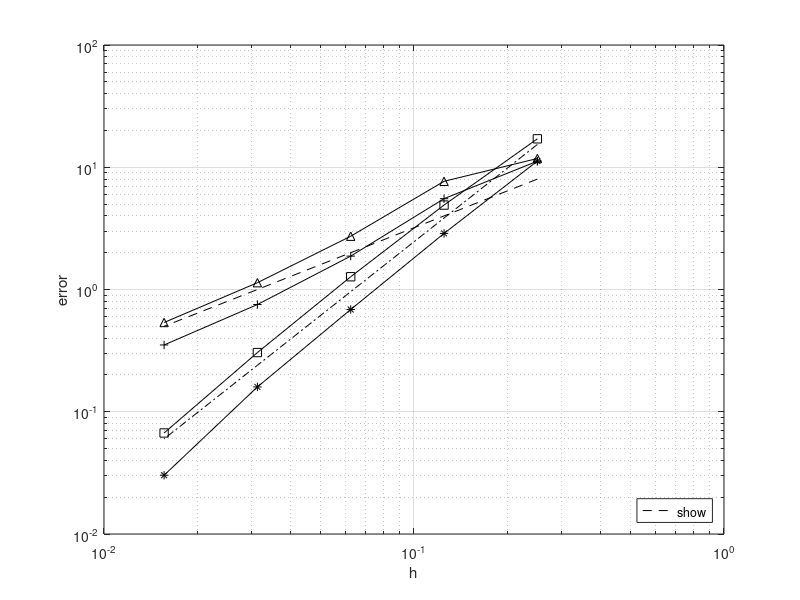

Source code (MATLAB):
% BE
mesh_size = [1/4,1/8,1/16,1/32,1/64];
Order1 = [16,8,4,2,1];
Order2 = [256,64,16,4,1];
BE_Bou_2 = [11.2149,5.53252,1.87542,0.753403,0.351776];
BE_Bou_3 = [11.7914,7.67474,2.727,1.13645,0.537074];
BE_Dis_2 = [11.2304,2.87552,0.686256,0.15964,0.030243];
BE_Dis_3 = [17.0807,4.90607,1.27177,0.304851,0.0670549];
loglog(mesh_size,0.5*Order1,'--k','DisplayName','$$O(h)$$')
hold on;
loglog(mesh_size,0.06*Order2,'-.k','DisplayName','$$O(h^2)$$')
loglog(mesh_size,BE_Bou_2,'-k+','DisplayName','$$\gamma=2$$, Boundary')
loglog(mesh_size,BE_Bou_3,'-k^','DisplayName','$$\gamma=3$$, Boundary')
loglog(mesh_size,BE_Dis_2,'-k*','DisplayName','$$\gamma=2$$, Distributed')
loglog(mesh_size,BE_Dis_3,'-ks','DisplayName','$$\gamma=3$$, Distributed')
legend('show', 'Location', 'southeast');
grid on; 
xlabel('h');
ylabel('error');